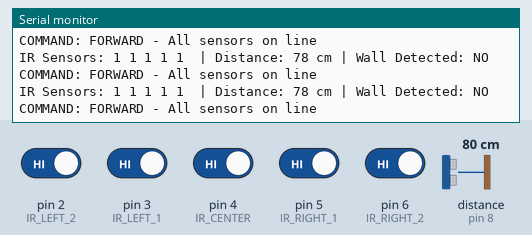
Bench run of a sketch on a simulated Arduino Uno, built with avr-gcc and run on an emulated ATmega328P. Shown: the last lines printed to the serial monitor. Wiring (inferred from the names in the program): ultrasonic range finder: trigger pin 7; echo pin 8. The test bench sets the inputs (shaded band); at power-on: pin 2 (IR_LEFT_2), pin 3 (IR_LEFT_1), pin 4 (IR_CENTER), pin 5 (IR_RIGHT_1), pin 6 (IR_RIGHT_2) HIGH, distance to the obstacle (sensor on pin 8) 80 cm. The echo pulse lasts 58.3 µs per cm.

Above: at 1.2 s.
1.3 s: distance to the obstacle (sensor on pin 8) set to 2 cm
At 1.3 s:
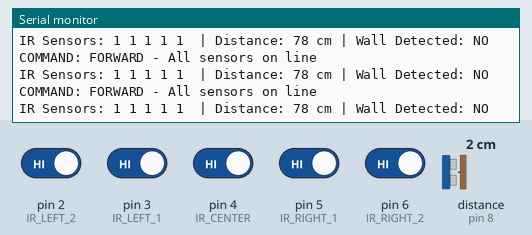
3.0 s: pin 2 (IR_LEFT_2) driven LOW
At 3.21 s:
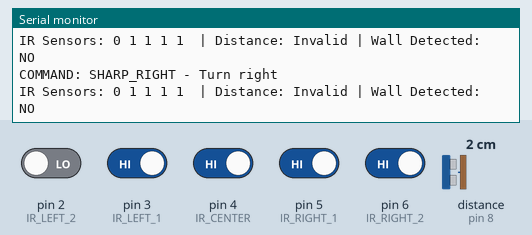
4.7 s: pin 4 (IR_CENTER) driven LOW
At 4.84 s:
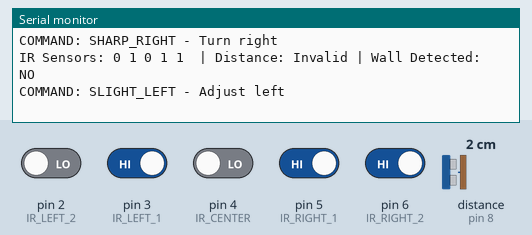
6.4 s: pin 3 (IR_LEFT_1) driven LOW
At 6.62 s:
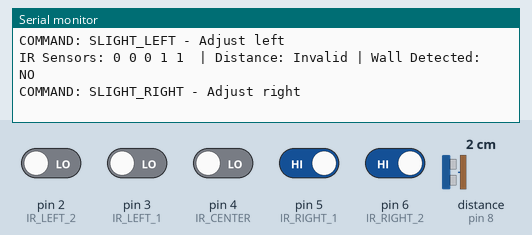
8.1 s: pin 5 (IR_RIGHT_1) driven LOW
At 8.29 s:
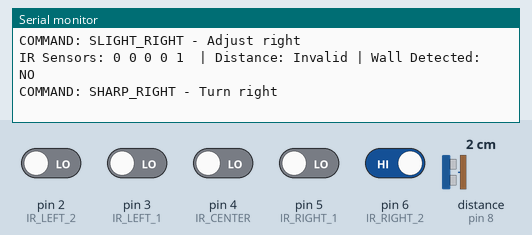
11.1 s: pin 6 (IR_RIGHT_2) driven LOW
At 11.28 s:
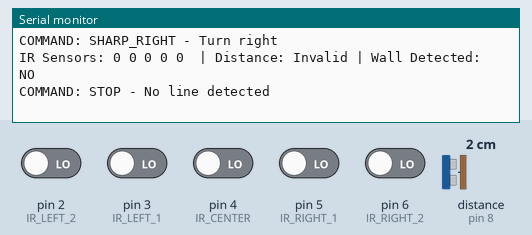

The sketch:

ultrasonic_test.ino
```cpp
// Ultrasonic Sensor Test Program with IR Integration
// Pins for 5 IR sensors (same as IR test program)
const int IR_LEFT_2 = 2;    // Leftmost sensor
const int IR_LEFT_1 = 3;    // Left sensor
const int IR_CENTER = 4;    // Center sensor
const int IR_RIGHT_1 = 5;   // Right sensor
const int IR_RIGHT_2 = 6;   // Rightmost sensor

// HC-SR04 Ultrasonic Sensor Pins
const int TRIG_PIN = 7;
const int ECHO_PIN = 8;

// Constants for ultrasonic sensor
const int WALL_DISTANCE = 20;  // Distance in cm to detect wall
const int MAX_DISTANCE = 400;  // Maximum distance to measure
const int MIN_DISTANCE = 2;    // Minimum distance to measure

// Variables for ultrasonic sensor
long duration;
int distance;
bool wallDetected = false;

// Sensor states for IR
int sensorStates[5] = {0, 0, 0, 0, 0};

void setup() {
  Serial.begin(9600);

  // Configure IR sensor pins
  pinMode(IR_LEFT_2, INPUT_PULLUP);
  pinMode(IR_LEFT_1, INPUT_PULLUP);
  pinMode(IR_CENTER, INPUT_PULLUP);
  pinMode(IR_RIGHT_1, INPUT_PULLUP);
  pinMode(IR_RIGHT_2, INPUT_PULLUP);

  // Configure ultrasonic sensor pins
  pinMode(TRIG_PIN, OUTPUT);
  pinMode(ECHO_PIN, INPUT);

  Serial.println("Ultrasonic Sensor Test with IR Integration");
  Serial.println("----------------------------------------");
}

void loop() {
  // Read IR sensors
  readIRSensors();

  // Read ultrasonic sensor
  readUltrasonicSensor();

  // Print sensor readings
  printSensorData();

  // Check for wall and determine action
  checkWallAndDetermineAction();

  delay(100); // Small delay between readings
}

void readIRSensors() {
  sensorStates[0] = digitalRead(IR_LEFT_2);
  sensorStates[1] = digitalRead(IR_LEFT_1);
  sensorStates[2] = digitalRead(IR_CENTER);
  sensorStates[3] = digitalRead(IR_RIGHT_1);
  sensorStates[4] = digitalRead(IR_RIGHT_2);
}

void readUltrasonicSensor() {
  // Clear trigger pin
  digitalWrite(TRIG_PIN, LOW);
  delayMicroseconds(2);

  // Set trigger pin high for 10 microseconds
  digitalWrite(TRIG_PIN, HIGH);
  delayMicroseconds(10);
  digitalWrite(TRIG_PIN, LOW);

  // Read echo pin, return travel time in microseconds
  duration = pulseIn(ECHO_PIN, HIGH);

  // Calculate distance in cm
  distance = duration * 0.034 / 2;

  // Validate distance reading
  if (distance > MAX_DISTANCE || distance < MIN_DISTANCE) {
    distance = -1; // Invalid reading
  }

  // Update wall detection status
  wallDetected = (distance <= WALL_DISTANCE && distance > 0);
}

void printSensorData() {
  // Print IR sensor states
  Serial.print("IR Sensors: ");
  for(int i = 0; i < 5; i++) {
    Serial.print(sensorStates[i]);
    Serial.print(" ");
  }

  // Print ultrasonic sensor data
  Serial.print(" | Distance: ");
  if (distance == -1) {
    Serial.print("Invalid");
  } else {
    Serial.print(distance);
    Serial.print(" cm");
  }

  Serial.print(" | Wall Detected: ");
  Serial.println(wallDetected ? "YES" : "NO");
}

void checkWallAndDetermineAction() {
  if (wallDetected) {
    // Wall detected - determine if we should stop or U-turn
    bool onLine = false;
    for(int i = 0; i < 5; i++) {
      if (sensorStates[i] == 1) {
        onLine = true;
        break;
      }
    }

    if (onLine) {
      Serial.println("COMMAND: U_TURN - Wall detected while on line");
    } else {
      Serial.println("COMMAND: STOP - Wall detected while off line");
    }
  } else {
    // No wall detected, continue normal line following
    String command = determineCommand();
    Serial.print("COMMAND: ");
    Serial.println(command);
  }
}

String determineCommand() {
  // All sensors off line
  if (sensorStates[0] == 0 && sensorStates[1] == 0 && sensorStates[2] == 0 &&
      sensorStates[3] == 0 && sensorStates[4] == 0) {
    return "STOP - No line detected";
  }

  // All sensors on line
  if (sensorStates[0] == 1 && sensorStates[1] == 1 && sensorStates[2] == 1 &&
      sensorStates[3] == 1 && sensorStates[4] == 1) {
    return "FORWARD - All sensors on line";
  }

  // Perfect alignment (center sensor on line)
  if (sensorStates[2] == 1 && sensorStates[1] == 0 && sensorStates[3] == 0) {
    return "FORWARD - Perfect alignment";
  }

  // Slight left adjustment needed
  if (sensorStates[1] == 1 && sensorStates[2] == 0) {
    return "SLIGHT_LEFT - Adjust left";
  }

  // Slight right adjustment needed
  if (sensorStates[3] == 1 && sensorStates[2] == 0) {
    return "SLIGHT_RIGHT - Adjust right";
  }

  // Sharp left turn needed
  if (sensorStates[0] == 1 || (sensorStates[0] == 1 && sensorStates[1] == 1)) {
    return "SHARP_LEFT - Turn left";
  }

  // Sharp right turn needed
  if (sensorStates[4] == 1 || (sensorStates[4] == 1 && sensorStates[3] == 1)) {
    return "SHARP_RIGHT - Turn right";
  }

  // Lost line - need to search
  if (sensorStates[0] == 0 && sensorStates[1] == 0 && sensorStates[2] == 0 &&
      (sensorStates[3] == 1 || sensorStates[4] == 1)) {
    return "SEARCH_RIGHT - Lost line, searching right";
  }

  if (sensorStates[0] == 0 && sensorStates[1] == 0 && sensorStates[2] == 0 &&
      (sensorStates[0] == 1 || sensorStates[1] == 1)) {
    return "SEARCH_LEFT - Lost line, searching left";
  }

  return "UNKNOWN - Unexpected sensor pattern";
} 
```

Measured:
- after the input at 3.0 s, the serial monitor: prints a new line after 0.07 s (image 2)
- after the input at 4.7 s, the serial monitor: prints a new line at once (image 3)
- after the input at 6.4 s, the serial monitor: prints a new line after 0.09 s (image 4)
- after the input at 8.1 s, the serial monitor: prints a new line after 0.06 s (image 5)
- after the input at 11.1 s, the serial monitor: prints a new line after 0.05 s (image 6)
